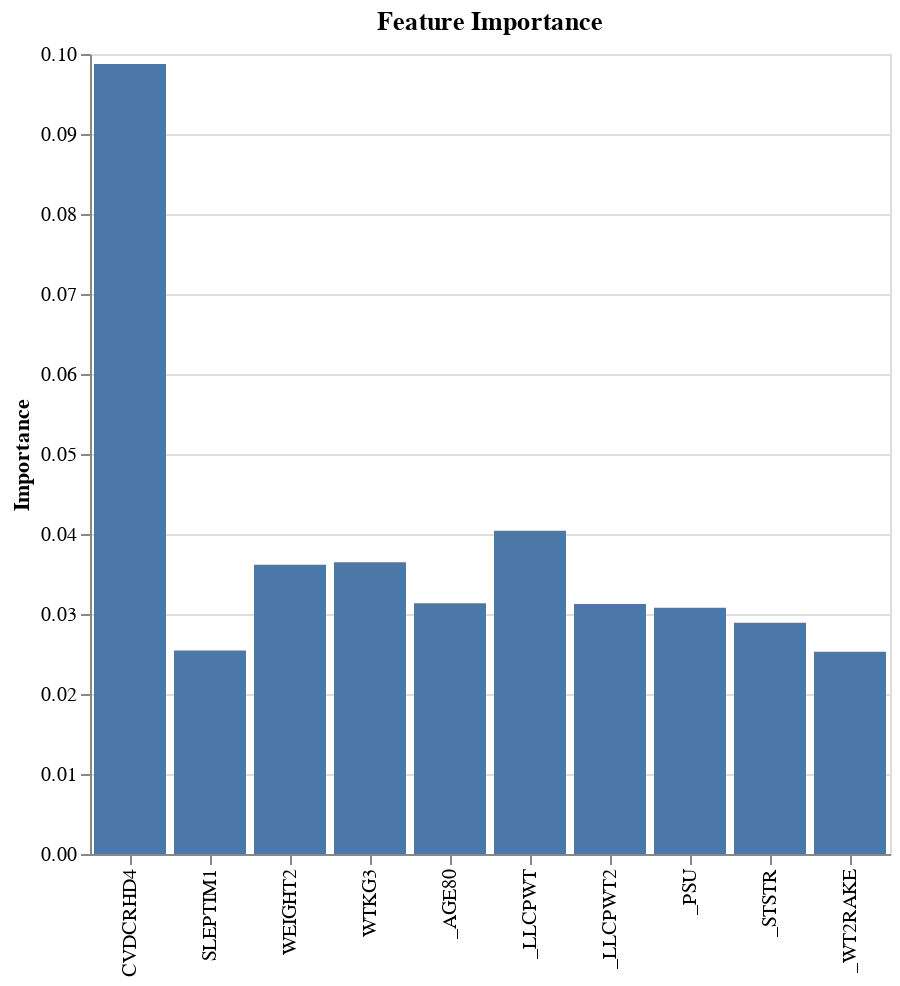

The notebook cell saved with this chart:
### Markdown cell above
Even though the accuracy of the model is high, we encounter the problem of false negatives. This is particularly problematic in our case, as the data overrepresents non-heart attack cases. As a result, the model tends to predict non-heart attack cases more frequently. 

This bias in prediction can become a significant issue in real-world applications. Specifically, a high number of false negatives, which in this context means failing to identify actual heart attack cases, can have serious consequences. 

In the following sections of this notebook, we will investigate further to address this problem. We will explore different performance metrics that consider both false positives and false negatives, and techniques to handle the imbalance in the dataset. Our goal is to improve the model's performance in predicting heart attack cases, thereby reducing the number of false negatives.

### Code cell
# Trainieren Sie einen Random Forest Classifier
rfc = RandomForestClassifier(n_estimators=100, random_state=42)
rfc.fit(X, y)

# Extrahieren Sie die Feature-Importance-Werte
importances = rfc.feature_importances_

# Erstellen Sie ein DataFrame, um die Feature-Importance-Werte anzuzeigen
feature_importances = pd.DataFrame({"Feature": X.columns, "Importance": importances})
feature_importances = feature_importances.sort_values("Importance", ascending=False).reset_index(drop=True)

# plot the 10 most important features as chart
alt.Chart(feature_importances.head(10)).mark_bar().encode(
    x=alt.X('Feature', title=''),
    y='Importance',
    tooltip=[alt.Tooltip(field='Feature', type='nominal', title='Feature'), 'Importance']
).properties(
    width=400,
    height=400,
    title='Feature Importance'
)

### Figure 1 — Vega specification as saved in the notebook (floating-point values rounded to 4 significant figures)
{"$schema": "https://vega.github.io/schema/vega/v5.json", "data": [{"name": "source_0", "values": [{"Feature": "CVDCRHD4", "Importance": 0.09875, "Importance_end": 0.09875, "Importance_start": 0.0}, {"Feature": "_LLCPWT", "Importance": 0.0404, "Importance_end": 0.0404, "Importance_start": 0.0}, {"Feature": "WTKG3", "Importance": 0.03645, "Importance_end": 0.03645, "Importance_start": 0.0}, {"Feature": "WEIGHT2", "Importance": 0.03615, "Importance_end": 0.03615, "Importance_start": 0.0}, {"Feature": "_AGE80", "Importance": 0.03134, "Importance_end": 0.03134, "Importance_start": 0.0}, {"Feature": "_LLCPWT2", "Importance": 0.03126, "Importance_end": 0.03126, "Importance_start": 0.0}, {"Feature": "_PSU", "Importance": 0.03078, "Importance_end": 0.03078, "Importance_start": 0.0}, {"Feature": "_STSTR", "Importance": 0.0289, "Importance_end": 0.0289, "Importance_start": 0.0}, {"Feature": "SLEPTIM1", "Importance": 0.02545, "Importance_end": 0.02545, "Importance_start": 0.0}, {"Feature": "_WT2RAKE", "Importance": 0.02527, "Importance_end": 0.02527, "Importance_start": 0.0}]}, {"name": "source_0_x_domain_Feature", "values": [{"Feature": "CVDCRHD4"}, {"Feature": "_LLCPWT"}, {"Feature": "WTKG3"}, {"Feature": "WEIGHT2"}, {"Feature": "_AGE80"}, {"Feature": "_LLCPWT2"}, {"Feature": "_PSU"}, {"Feature": "_STSTR"}, {"Feature": "SLEPTIM1"}, {"Feature": "_WT2RAKE"}]}], "marks": [{"type": "rect", "name": "marks", "from": {"data": "source_0"}, "encode": {"update": {"fill": {"value": "#4c78a8"}, "y": {"field": "Importance_end", "scale": "y"}, "y2": {"field": "Importance_start", "scale": "y"}, "width": {"signal": "max(0.25, bandwidth('x'))"}, "tooltip": {"signal": "{\"Feature\": isValid(datum[\"Feature\"]) ? datum[\"Feature\"] : \"\"+datum[\"Feature\"], \"Importance\": format(datum[\"Importance\"], \"\")}"}, "ariaRoleDescription": {"value": "bar"}, "description": {"signal": "\"Feature: \" + (isValid(datum[\"Feature\"]) ? datum[\"Feature\"] : \"\"+datum[\"Feature\"]) + \"; Importance: \" + (format(datum[\"Importance\"], \"\"))"}, "x": {"field": "Feature", "scale": "x"}}}, "style": ["bar"]}], "scales": [{"name": "x", "type": "band", "domain": {"data": "source_0_x_domain_Feature", "field": "Feature", "sort": true}, "range": [0, {"signal": "width"}], "paddingInner": 0.1, "paddingOuter": 0.05}, {"name": "y", "type": "linear", "domain": {"data": "source_0", "fields": ["Importance_start", "Importance_end"]}, "range": [{"signal": "height"}, 0], "nice": true, "zero": true}], "axes": [{"scale": "y", "domain": false, "zindex": 0, "orient": "left", "tickCount": {"signal": "ceil(height/40)"}, "maxExtent": 0, "aria": false, "gridScale": "x", "labels": false, "grid": true, "minExtent": 0, "ticks": false}, {"scale": "x", "grid": false, "labelAngle": 270, "zindex": 0, "labelBaseline": "middle", "orient": "bottom", "labelAlign": "right"}, {"scale": "y", "title": "Importance", "orient": "left", "tickCount": {"signal": "ceil(height/40)"}, "zindex": 0, "labelOverlap": true, "grid": false}], "title": {"text": "Feature Importance", "frame": "group"}, "padding": 5, "width": 400, "height": 400, "background": "white", "style": "cell"}
